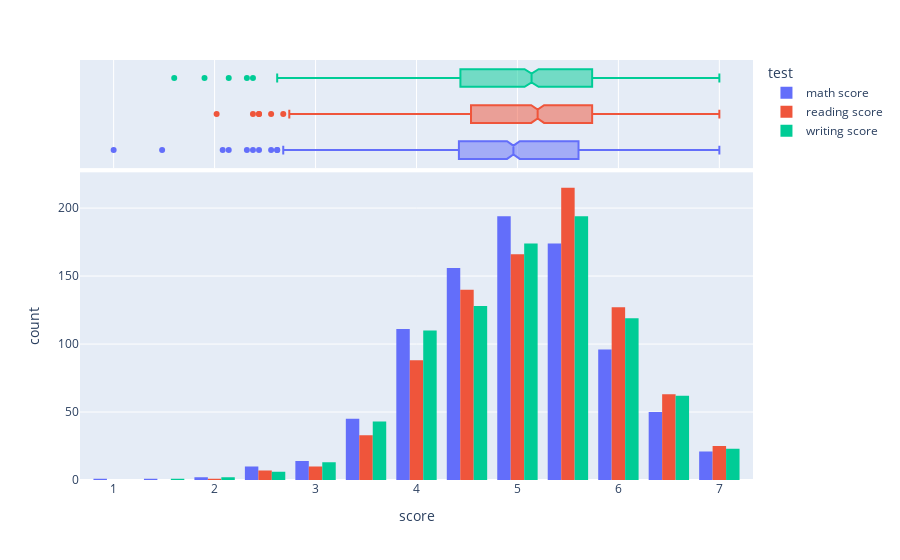

Notebook code for this chart:
### Markdown cell above
**Histograma con Boxplots:**

### Code cell
fig = px.histogram(df_scores, x="score", color="test", marginal="box", barmode='group',nbins=13,
                         hover_data=df_scores.columns)
fig.show()

### Figure 1 — Plotly figure (JSON) as saved in the notebook; plotly's stock layout.template omitted (floating-point values rounded to 4 significant figures; data arrays with more than 128 entries replaced by an {"elided": "..."} marker saying what was removed)
{"data": [{"alignmentgroup": "True", "bingroup": "x", "hovertemplate": "test=math score<br>score=%{x}<br>count=%{y}<extra></extra>", "legendgroup": "math score", "marker": {"color": "#636efa", "pattern": {"shape": ""}}, "name": "math score", "nbinsx": 13, "offsetgroup": "math score", "orientation": "v", "showlegend": true, "type": "histogram", "x": {"elided": "875 float values"}, "xaxis": "x", "yaxis": "y"}, {"alignmentgroup": "True", "customdata": {"elided": "875x7 str values"}, "hovertemplate": "test=%{customdata[6]}<br>score=%{x}<br>names=%{customdata[0]}<br>gender=%{customdata[1]}<br>race/ethnicity=%{customdata[2]}<br>parental level of education=%{customdata[3]}<br>lunch=%{customdata[4]}<br>test preparation course=%{customdata[5]}<extra></extra>", "legendgroup": "math score", "marker": {"color": "#636efa"}, "name": "math score", "notched": true, "offsetgroup": "math score", "showlegend": false, "type": "box", "x": {"elided": "875 float values"}, "xaxis": "x2", "yaxis": "y2"}, {"alignmentgroup": "True", "bingroup": "x", "hovertemplate": "test=reading score<br>score=%{x}<br>count=%{y}<extra></extra>", "legendgroup": "reading score", "marker": {"color": "#EF553B", "pattern": {"shape": ""}}, "name": "reading score", "nbinsx": 13, "offsetgroup": "reading score", "orientation": "v", "showlegend": true, "type": "histogram", "x": {"elided": "875 float values"}, "xaxis": "x", "yaxis": "y"}, {"alignmentgroup": "True", "customdata": {"elided": "875x7 str values"}, "hovertemplate": "test=%{customdata[6]}<br>score=%{x}<br>names=%{customdata[0]}<br>gender=%{customdata[1]}<br>race/ethnicity=%{customdata[2]}<br>parental level of education=%{customdata[3]}<br>lunch=%{customdata[4]}<br>test preparation course=%{customdata[5]}<extra></extra>", "legendgroup": "reading score", "marker": {"color": "#EF553B"}, "name": "reading score", "notched": true, "offsetgroup": "reading score", "showlegend": false, "type": "box", "x": {"elided": "875 float values"}, "xaxis": "x2", "yaxis": "y2"}, {"alignmentgroup": "True", "bingroup": "x", "hovertemplate": "test=writing score<br>score=%{x}<br>count=%{y}<extra></extra>", "legendgroup": "writing score", "marker": {"color": "#00cc96", "pattern": {"shape": ""}}, "name": "writing score", "nbinsx": 13, "offsetgroup": "writing score", "orientation": "v", "showlegend": true, "type": "histogram", "x": {"elided": "875 float values"}, "xaxis": "x", "yaxis": "y"}, {"alignmentgroup": "True", "customdata": {"elided": "875x7 str values"}, "hovertemplate": "test=%{customdata[6]}<br>score=%{x}<br>names=%{customdata[0]}<br>gender=%{customdata[1]}<br>race/ethnicity=%{customdata[2]}<br>parental level of education=%{customdata[3]}<br>lunch=%{customdata[4]}<br>test preparation course=%{customdata[5]}<extra></extra>", "legendgroup": "writing score", "marker": {"color": "#00cc96"}, "name": "writing score", "notched": true, "offsetgroup": "writing score", "showlegend": false, "type": "box", "x": {"elided": "875 float values"}, "xaxis": "x2", "yaxis": "y2"}], "layout": {"barmode": "group", "legend": {"title": {"text": "test"}, "tracegroupgap": 0}, "margin": {"t": 60}, "xaxis": {"anchor": "y", "domain": [0, 1], "title": {"text": "score"}}, "xaxis2": {"anchor": "y2", "domain": [0, 1], "matches": "x", "showgrid": true, "showticklabels": false}, "yaxis": {"anchor": "x", "domain": [0, 0.7326], "title": {"text": "count"}}, "yaxis2": {"anchor": "x2", "domain": [0.7426, 1], "matches": "y2", "showgrid": false, "showline": false, "showticklabels": false, "ticks": ""}}}
